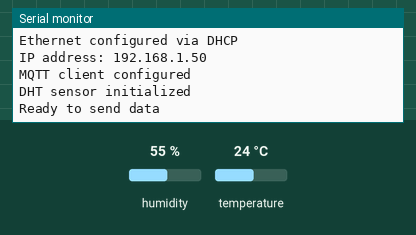
Simulated run of this sketch. Board: Arduino Uno, built with avr-gcc and run on an emulated ATmega328P. Parts: the last lines printed to the serial monitor. Inputs (shaded band) come from the test bench; at power-on: temperature 24 °C, humidity 55 %. WiFi joins after 1.5 s; servers stay silent unless stated; no MQTT or app messages arrive unless stated.

Above: at 2.7 s.
2.8 s: temperature set to 12 °C
At 8.0 s:
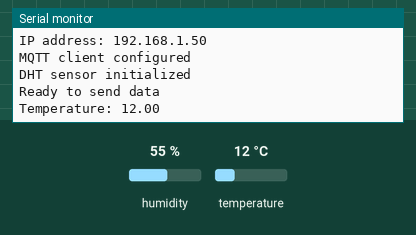
13.1 s: temperature set to 19 °C
At 17.6 s:
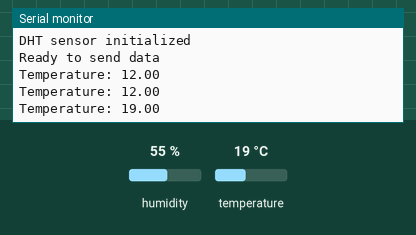

The sketch:

_20_MQTT.ino
```cpp
#include <UIPEthernet.h>
#include <PubSubClient.h>
#include "DHT.h"

#define CLIENT_ID       "ArduinoMQTT"
#define TOPIC           "temperature"
#define PUBLISH_DELAY   5000
#define DHTPIN          3
#define DHTTYPE         DHT11

uint8_t mac[6] = {0x00,0x01,0x02,0x03,0x04,0x05};
IPAddress mqttServer(192,168,1,4);

EthernetClient ethClient;
PubSubClient mqttClient;
DHT dht(DHTPIN, DHTTYPE);

long previousMillis;

void setup() {

  // setup serial communication
  Serial.begin(9600);
  while(!Serial) {};
  Serial.println(F("MQTT Arduino Demo"));
  Serial.println();

  // setup ethernet communication using DHCP
  if(Ethernet.begin(mac) == 0) {
    Serial.println(F("Unable to configure Ethernet using DHCP"));
    for(;;);
  }
  Serial.println(F("Ethernet configured via DHCP"));
  Serial.print("IP address: ");
  Serial.println(Ethernet.localIP());
  Serial.println();

  // setup mqtt client
  mqttClient.setClient(ethClient);
  mqttClient.setServer(mqttServer, 1883);
  Serial.println(F("MQTT client configured"));

  // setup DHT sensor
  dht.begin();
  Serial.println(F("DHT sensor initialized"));

  Serial.println();
  Serial.println(F("Ready to send data"));
  previousMillis = millis();
}

void loop() {

  // it's time to send new data?
  if(millis() - previousMillis > PUBLISH_DELAY) {
    sendData();
    previousMillis = millis();
  }

  mqttClient.loop();
}

void sendData() {

  char msgBuffer[20];

  float t = dht.readTemperature();
  Serial.print("Temperature: ");
  Serial.println(t);

  if(mqttClient.connect(CLIENT_ID)) {

    mqttClient.publish(TOPIC, dtostrf(t, 6, 2, msgBuffer));
  }
}
```

Measured:
- after the input at 2.8 s, the serial monitor: prints a new line after 3.8 s (image 1)
- after the input at 13.1 s, the serial monitor: prints a new line after 3.6 s (image 2)
